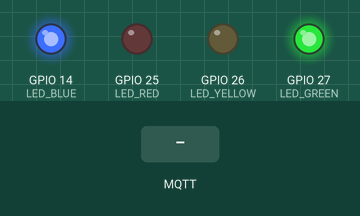
A sketch run on a simulated ESP32. On the bench: output pins drawn as LEDs (lit = HIGH). The test bench sets the inputs (shaded band). WiFi joins after 1.5 s; servers stay silent unless stated; no MQTT or app messages arrive unless stated; what the sketch prints to the serial monitor is not drawn.

Above: at 2.7 s.
2.8 s: MQTT message "CHARGE,START" arrives on the first subscribed topic
At 4.0 s:
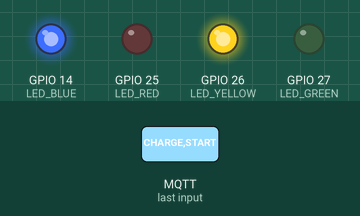
4.3 s: MQTT message "BATTERY," arrives on the first subscribed topic
At 5.4 s:
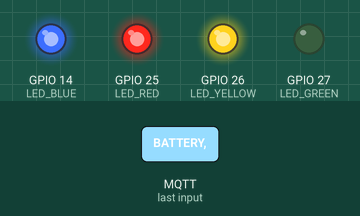
5.8 s: MQTT message "CHARGE,STOP" arrives on the first subscribed topic
At 6.8 s:
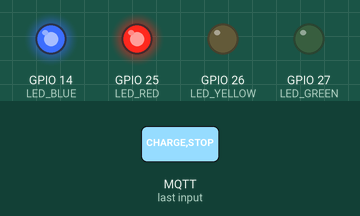
7.3 s: MQTT message "CHARGE,START" arrives on the second subscribed topic
At 7.7 s:
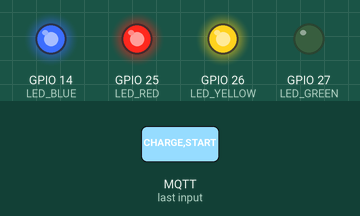
Timing chart, 0 to 17.3 s (numbered marks = the images above; inputs shaded):
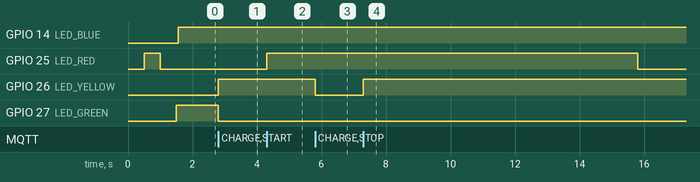

Measured:
- after the input at 2.8 s, GPIO 26 (LED_YELLOW): LOW → HIGH at once; GPIO 27 (LED_GREEN): HIGH → LOW at once
- after the input at 4.3 s, GPIO 25 (LED_RED): LOW → HIGH at once
- after the input at 5.8 s, GPIO 26 (LED_YELLOW): HIGH → LOW at once
- after the input at 7.3 s, GPIO 25 (LED_RED): HIGH → LOW after 8.5 s; GPIO 26 (LED_YELLOW): LOW → HIGH at once

The sketch:

car_esp32_firmware.ino
```cpp
/*
 * ChargeUp EV Car Prototype - ESP32 Firmware
 * Controls: WiFi, MQTT, LED indicators for battery/charging status
 */

#include <WiFi.h>
#include <PubSubClient.h>

// ============ CONFIGURATION ============
const char* WIFI_SSID = "YOUR_WIFI_SSID";
const char* WIFI_PASSWORD = "YOUR_WIFI_PASSWORD";
const char* MQTT_SERVER = "192.168.1.100";  // Your laptop IP
const int MQTT_PORT = 1883;
const char* CAR_ID = "CAR01";

// LED Pin Definitions
#define LED_RED     25    // Low battery / Error
#define LED_YELLOW  26    // Charging in progress
#define LED_GREEN   27    // Ready / Connected
#define LED_BLUE    14    // MQTT connected

// Simulated battery
int batteryLevel = 75;
bool isCharging = false;
String carStatus = "IDLE";

WiFiClient espClient;
PubSubClient mqtt(espClient);

unsigned long lastTelemetry = 0;
const long telemetryInterval = 5000;

void setup() {
    Serial.begin(115200);

    pinMode(LED_RED, OUTPUT);
    pinMode(LED_YELLOW, OUTPUT);
    pinMode(LED_GREEN, OUTPUT);
    pinMode(LED_BLUE, OUTPUT);

    allLedsOff();
    connectWiFi();

    mqtt.setServer(MQTT_SERVER, MQTT_PORT);
    mqtt.setCallback(mqttCallback);
}

void loop() {
    if (!mqtt.connected()) {
        reconnectMQTT();
    }
    mqtt.loop();

    // Send telemetry periodically
    if (millis() - lastTelemetry > telemetryInterval) {
        sendTelemetry();
        lastTelemetry = millis();
    }

    // Simulate charging
    if (isCharging && batteryLevel < 100) {
        batteryLevel += 1;
        if (batteryLevel >= 100) {
            batteryLevel = 100;
            isCharging = false;
            carStatus = "FULL";
            updateLeds();
        }
        delay(500);
    }

    updateLeds();
}

void connectWiFi() {
    Serial.print("Connecting to WiFi");
    WiFi.begin(WIFI_SSID, WIFI_PASSWORD);

    while (WiFi.status() != WL_CONNECTED) {
        delay(500);
        Serial.print(".");
        digitalWrite(LED_RED, !digitalRead(LED_RED));
    }

    Serial.println("\nWiFi Connected!");
    Serial.println(WiFi.localIP());
    digitalWrite(LED_GREEN, HIGH);
    digitalWrite(LED_RED, LOW);
}

void reconnectMQTT() {
    while (!mqtt.connected()) {
        String clientId = "ChargeUp_Car_" + String(CAR_ID);

        if (mqtt.connect(clientId.c_str())) {
            Serial.println("MQTT Connected!");
            digitalWrite(LED_BLUE, HIGH);

            // Subscribe to commands
            String cmdTopic = "chargeup/commands/" + String(CAR_ID);
            mqtt.subscribe(cmdTopic.c_str());
            mqtt.subscribe("chargeup/broadcast");

            Serial.println("Subscribed to: " + cmdTopic);
        } else {
            Serial.print("MQTT failed, rc=");
            Serial.println(mqtt.state());
            digitalWrite(LED_BLUE, LOW);
            delay(2000);
        }
    }
}

void mqttCallback(char* topic, byte* payload, unsigned int length) {
    String message = "";
    for (int i = 0; i < length; i++) {
        message += (char)payload[i];
    }

    Serial.println("Received: " + message);

    // Parse commands
    if (message.startsWith("CHARGE,START")) {
        isCharging = true;
        carStatus = "CHARGING";
        Serial.println(">> CHARGING STARTED");
    }
    else if (message.startsWith("CHARGE,STOP")) {
        isCharging = false;
        carStatus = "IDLE";
        Serial.println(">> CHARGING STOPPED");
    }
    else if (message.startsWith("BATTERY,")) {
        batteryLevel = message.substring(8).toInt();
        Serial.println(">> Battery set to: " + String(batteryLevel));
    }
    else if (message.startsWith("STATUS,")) {
        carStatus = message.substring(7);
        Serial.println(">> Status: " + carStatus);
    }

    updateLeds();
}

void sendTelemetry() {
    String topic = "chargeup/telemetry/" + String(CAR_ID);

    String payload = "{";
    payload += "\"device\":\"" + String(CAR_ID) + "\",";
    payload += "\"battery_level\":" + String(batteryLevel) + ",";
    payload += "\"status\":\"" + carStatus + "\",";
    payload += "\"charging\":" + String(isCharging ? 1 : 0) + ",";
    payload += "\"lat\":9.9674,\"lon\":76.2807,";
    payload += "\"range_km\":" + String(batteryLevel * 4);
    payload += "}";

    mqtt.publish(topic.c_str(), payload.c_str());
    Serial.println("Telemetry sent: " + payload);
}

void updateLeds() {
    // Red: Low battery or error
    digitalWrite(LED_RED, batteryLevel < 20 ? HIGH : LOW);

    // Yellow: Charging
    digitalWrite(LED_YELLOW, isCharging ? HIGH : LOW);

    // Green: Ready (not charging, battery OK)
    digitalWrite(LED_GREEN, (!isCharging && batteryLevel >= 20) ? HIGH : LOW);
}

void allLedsOff() {
    digitalWrite(LED_RED, LOW);
    digitalWrite(LED_YELLOW, LOW);
    digitalWrite(LED_GREEN, LOW);
    digitalWrite(LED_BLUE, LOW);
}
```
